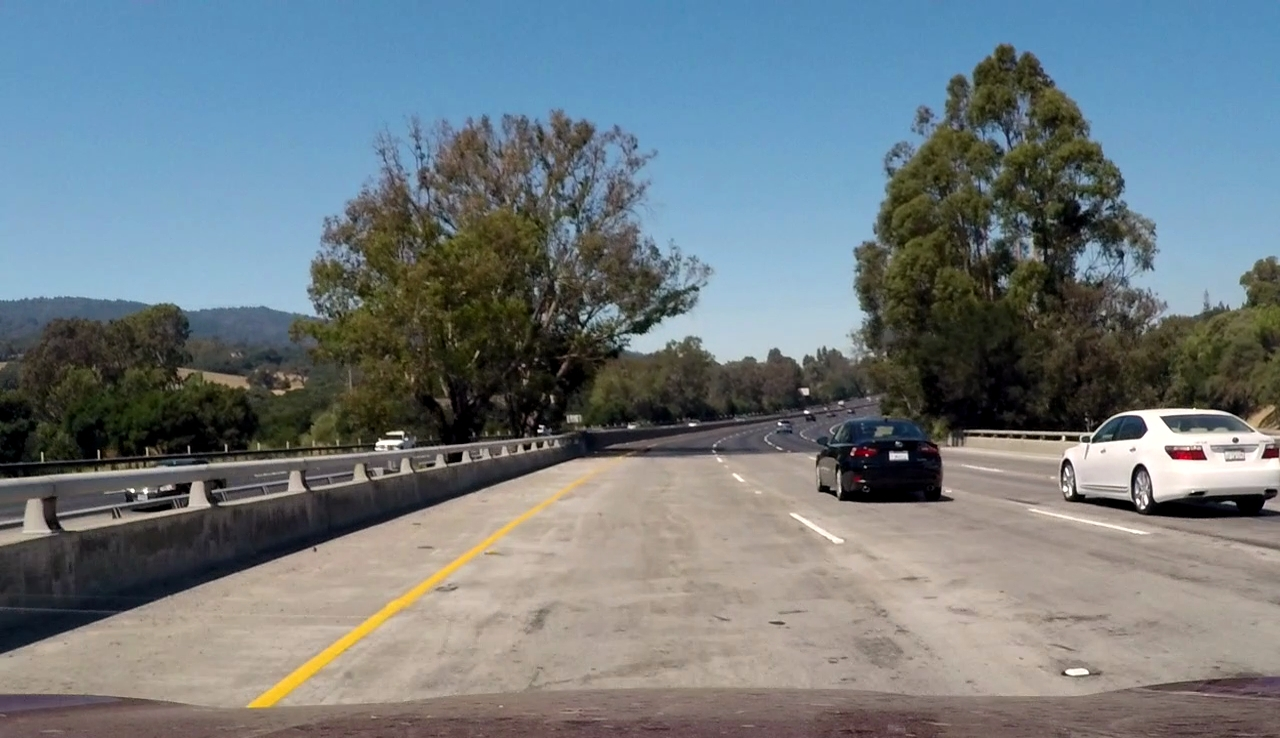
#> input picture Term1/Project1/PyCharm/test_images/CementRoad.jpg, 1280 x 738 px
$ python -i helpers.py   (imports and definitions only)
#> lines starting #> are read from the running program, lines starting #| are printed output that depends on the picture; after the words box and inside, x2 and y2 are one past the last pixel; in counts of white or black regions, pixels touching at a corner belong together
import math
import cv2
import numpy as np


def lane_detect(image):
    """Perform lane detection"""

    # Apply Gaussian blurring
    blur_image = gaussian_blur(image, kernel_size=3)

    # Perform thresholding
    binary_image = threshold_image_gray(blur_image, threshold=220)

    # Perform Canny edge detection
    edge_image = canny(binary_image, low_threshold=150, high_threshold=200)

    # Perform region masking
    ysize = image.shape[0]
    xsize = image.shape[1]
    vertices = np.array([[0, ysize], [xsize, ysize], [xsize * 0.55, 0.6 * ysize], [xsize * 0.45, 0.6 * ysize]],
                        np.int32)
    binary_image_masked = region_of_interest(edge_image, vertices)

    # Apply Hough Transform
    line_image = np.copy(image) * 0  # creating a blank to draw lines on
    line_image = hough_lines(binary_image_masked, rho=1, theta=np.pi / 180, threshold=1, min_line_len=3,
                             max_line_gap=10)

    final_image = weighted_img(line_image, image)

    return final_image


# [11 lines left out: function threshold_image_color, not called in this run]


def threshold_image_gray(img, threshold):
    """
    Performs image thresholding for grayscale images.
    """
    image = np.copy(img)
    idx = img < threshold
    image[idx] = 0
    image[~idx] = 255
    return image


# [13 lines left out: functions histeq, grayscale, not called in this run]
    # Or use BGR2GRAY if you read an image with cv2.imread()
    # return cv2.cvtColor(img, cv2.COLOR_BGR2GRAY)


def grayscale_OpenCV(img):
    """Applies the Grayscale transform"""
    return cv2.cvtColor(img, cv2.COLOR_BGR2GRAY)


def canny(img, low_threshold, high_threshold):
    """Applies the Canny transform"""
    return cv2.Canny(img, low_threshold, high_threshold)


def gaussian_blur(img, kernel_size):
    """Applies a Gaussian Noise kernel"""
    return cv2.GaussianBlur(img, (kernel_size, kernel_size), 0)


def region_of_interest(img, vertices):
    """
    Applies an image mask.

    Only keeps the region of the image defined by the polygon
    formed from `vertices`. The rest of the image is set to black.
    """
    # defining a blank mask to start with
    mask = np.zeros_like(img)

    # defining a 3 channel or 1 channel color to fill the mask with depending on the input image
    if len(img.shape) > 2:
        channel_count = img.shape[2]  # i.e. 3 or 4 depending on your image
        ignore_mask_color = (255,) * channel_count
    else:
        ignore_mask_color = 255

    # filling pixels inside the polygon defined by "vertices" with the fill color
    cv2.fillPoly(mask, [vertices], ignore_mask_color)

    # returning the image only where mask pixels are nonzero
    masked_image = cv2.bitwise_and(img, mask)
    return masked_image


def draw_lines(img, lines, color=[255, 0, 0], thickness=2):
    """
    NOTE: this is the function you might want to use as a starting point once you want to
    average/extrapolate the line segments you detect to map out the full
    extent of the lane (going from the result shown in raw-lines-example.mp4
    to that shown in P1_example.mp4).

    Think about things like separating line segments by their
    slope ((y2-y1)/(x2-x1)) to decide which segments are part of the left
    line vs. the right line.  Then, you can average the position of each of
    the lines and extrapolate to the top and bottom of the lane.

    This function draws `lines` with `color` and `thickness`.
    Lines are drawn on the image inplace (mutates the image).
    If you want to make the lines semi-transparent, think about combining
    this function with the weighted_img() function below
    """
    list_x_left = []
    list_y_left = []
    list_x_right = []
    list_y_right = []
    Y2_LEFT = 0.65 * img.shape[0]
    Y2_RIGHT = 0.65 * img.shape[0]
    Y1_LEFT = img.shape[0]
    Y1_RIGHT = img.shape[0]
    Slope_Left_LLIM = -65 * math.pi / 180
    Slope_Left_ULIM = -25 * math.pi / 180
    Slope_Right_LLIM = 25 * math.pi / 180
    Slope_Right_ULIM = 65 * math.pi / 180
    Sum_SlopeLeft = 0.0
    Sum_SlopeRight = 0.0
    Count_SlopeLeft = 0.0
    Count_SlopeRight = 0.0
    for line in lines:
        for x1, y1, x2, y2 in line:
            thisSlopeAngle = math.atan2(y2 - y1, x2 - x1)
            if x1 <= 0.5*img.shape[1] and x2 <= 0.5*img.shape[1]:
                list_x_left.extend([x1, x2])
                list_y_left.extend([y1, y2])
                Sum_SlopeLeft += thisSlopeAngle
                Count_SlopeLeft += 1.0
            elif x1 >= 0.55*img.shape[1] and x2 >= 0.55*img.shape[1]:
                list_x_right.extend([x1, x2])
                list_y_right.extend([y1, y2])
                Sum_SlopeRight += thisSlopeAngle
                Count_SlopeRight += 1.0

            # cv2.line(img, (x1, y1), (x2, y2), color, thickness)

    if len(list_x_left) >= 2 and len(list_y_left) >= 2:
        min_list_x_left = min(list_x_left)
        max_list_x_left = max(list_x_left)

        list_x_left_array = np.array(list_x_left)
        list_y_left_array = np.array(list_y_left)
        sorted_indices = np.argsort(list_x_left_array)
        list_x_left_array = list_x_left_array[sorted_indices]
        list_y_left_array = list_y_left_array[sorted_indices]
        list_x_left = list_x_left_array.tolist()
        list_y_left = list_y_left_array.tolist()

        COEFFS_LEFT = np.polyfit(list_x_left_array, list_y_left_array, 1)
        if math.tan(Slope_Left_ULIM) >= COEFFS_LEFT[0] >= math.tan(Slope_Left_LLIM):
            X1_LEFT = (Y1_LEFT - COEFFS_LEFT[1])/COEFFS_LEFT[0]
            X2_LEFT = (Y2_LEFT - COEFFS_LEFT[1])/COEFFS_LEFT[0]
            cv2.line(img, (int(X1_LEFT), int(Y1_LEFT)), (int(X2_LEFT), int(Y2_LEFT)), color, thickness)

    if len(list_x_right) >= 2 and len(list_y_right) >= 2:
        min_list_x_right = min(list_x_right)
        max_list_x_right = max(list_x_right)

        list_x_right_array = np.array(list_x_right)
        list_y_right_array = np.array(list_y_right)
        sorted_indices = np.argsort(list_x_right_array)
        list_x_right_array = list_x_right_array[sorted_indices]
        list_y_right_array = list_y_right_array[sorted_indices]
        list_x_right = list_x_right_array.tolist()
        list_y_right = list_y_right_array.tolist()

        COEFFS_RIGHT = np.polyfit(list_x_right_array, list_y_right_array, 1)

        if math.tan(Slope_Right_ULIM) >= COEFFS_RIGHT[0] >= math.tan(Slope_Right_LLIM):
            X1_RIGHT = (Y1_RIGHT - COEFFS_RIGHT[1]) / COEFFS_RIGHT[0]
            X2_RIGHT = (Y2_RIGHT - COEFFS_RIGHT[1]) / COEFFS_RIGHT[0]
            cv2.line(img, (int(X1_RIGHT), int(Y1_RIGHT)), (int(X2_RIGHT), int(Y2_RIGHT)), color, thickness)

def hough_lines(img, rho, theta, threshold, min_line_len, max_line_gap):
    """
    `img` should be the output of a Canny transform.

    Returns an image with hough lines drawn.
    """
    lines = cv2.HoughLinesP(img, rho, theta, threshold, np.array([]), minLineLength=min_line_len,
                            maxLineGap=max_line_gap)
    line_img = np.zeros((img.shape[0], img.shape[1], 3), dtype=np.uint8)
    draw_lines(line_img, lines, thickness=10)
    return line_img


# Python 3 has support for cool math symbols.

def weighted_img(img, initial_img, alpha=0.8, beta=1.0, lambd=0.0):
    """
    `img` is the output of the hough_lines(), An image with lines drawn on it.
    Should be a blank image (all black) with lines drawn on it.

    `initial_img` should be the image before any processing.

    The result image is computed as follows:

    initial_img * alpha + img * beta + lambd
    NOTE: initial_img and img must be the same shape!
    """
    return cv2.addWeighted(initial_img, alpha, img, beta, lambd)

>>> import cv2
>>> picture = cv2.cvtColor(cv2.imread('test_images/CementRoad.jpg'), cv2.COLOR_BGR2RGB)
>>> result = lane_detect(picture)
#> in threshold_image_gray, `idx = img < threshold`:
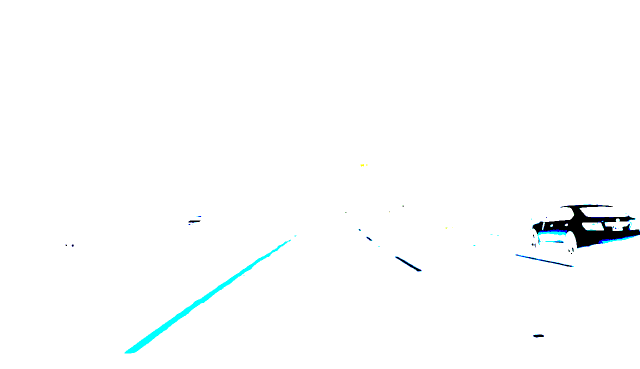
#> idx: shape (738, 1280, 3) bool (shown at 1/2 size); mean R, G, B 0.987, 0.992, 0.993
#> in region_of_interest, `masked_image = cv2.bitwise_and(img, mask)`:
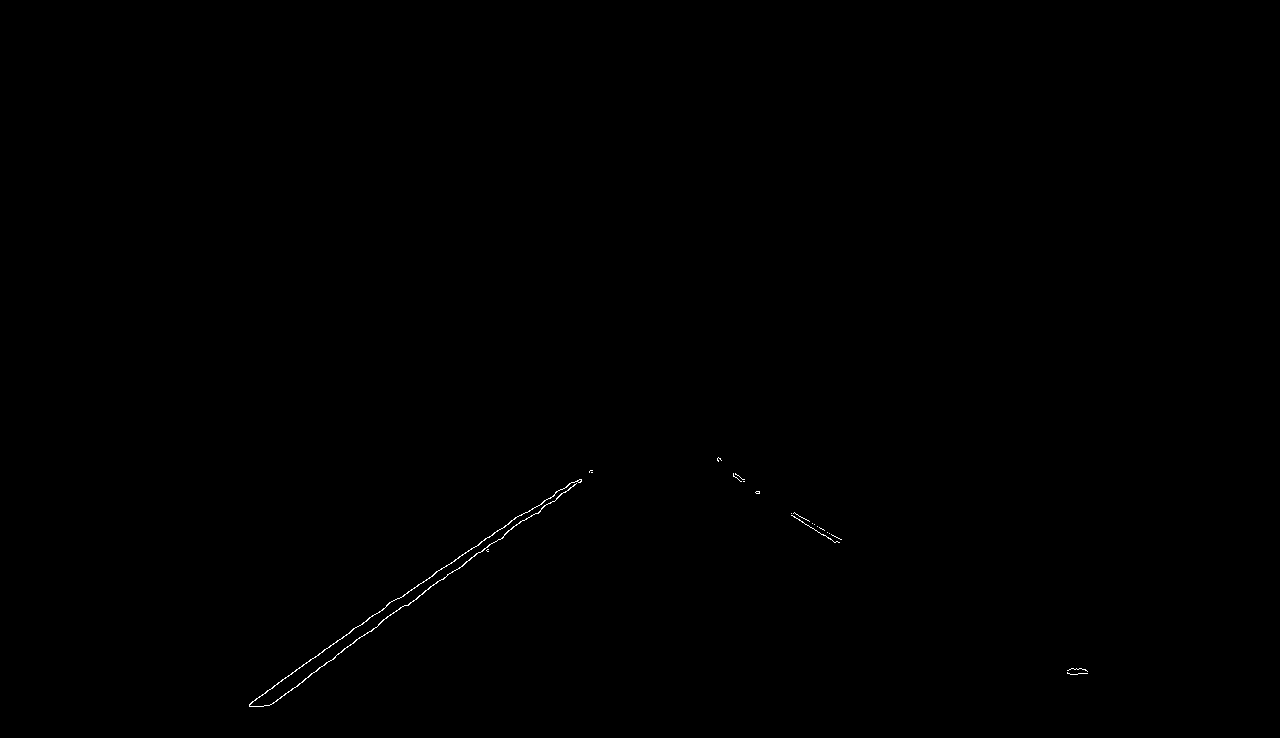
#> masked_image: shape (738, 1280); 0.12% white in thin lines or dots, all inside (x1, y1, x2, y2) = (249, 457, 1088, 707)
#> in hough_lines, `lines = cv2.HoughLinesP(img, rho, theta, threshold, np.array([]), minL..`: lines = 138 rows, first 6: [262, 706, 262, 694], [475, 555, 475, 546], [510, 529, 510, 521], [556, 499, 556, 491], [299, 683, 303, 681], [342, 638, 374, 614]
#> the loop in draw_lines, `for line in lines:` made 138 passes
#> after the loop in draw_lines, `for line in lines:`: Count_SlopeLeft = 115; Count_SlopeRight = 23; Sum_SlopeLeft = -95.06; Sum_SlopeRight = -2.13; list_x_left = 230 values, max 589 at index 109, min 249 at index 90, mean 444.2; list_x_right = 46 values, max 1087 at index 19, min 717 at index 40, mean 884.7; list_y_left = 230 values, max 706 at index 0, min 472 at index 109, mean 573; list_y_right = 46 values, max 674 at index 0, min 457 at index 33, mean 562.3
#> in draw_lines, `min_list_x_left = min(list_x_left)`: min_list_x_left = 249
#> in draw_lines, `max_list_x_left = max(list_x_left)`: max_list_x_left = 589
#> in draw_lines, `list_x_left_array = np.array(list_x_left)`: list_x_left_array has the same summary as list_x_left
#> in draw_lines, `list_y_left_array = np.array(list_y_left)`: list_y_left_array has the same summary as list_y_left
#> in draw_lines, `sorted_indices = np.argsort(list_x_left_array)`: sorted_indices = 230 values, max 229 at index 118, min 0 at index 3, mean 114.5
#> in draw_lines, `list_x_left_array = list_x_left_array[sorted_indices]`: list_x_left_array = 230 values from 249 to 589
#> in draw_lines, `list_y_left_array = list_y_left_array[sorted_indices]`: list_y_left_array = 230 values, max 706 at index 0, min 472 at index 229, mean 573
#> in draw_lines, `list_x_left = list_x_left_array.tolist()`: list_x_left = 230 values from 249 to 589
#> in draw_lines, `list_y_left = list_y_left_array.tolist()`: list_y_left has the same summary as list_y_left_array
#> in draw_lines, `COEFFS_LEFT = np.polyfit(list_x_left_array, list_y_left_array, 1)`: COEFFS_LEFT = [-0.705, 886.1]
#> in draw_lines, `X1_LEFT = (Y1_LEFT - COEFFS_LEFT[1])/COEFFS_LEFT[0]`: X1_LEFT = 210.1
#> in draw_lines, `X2_LEFT = (Y2_LEFT - COEFFS_LEFT[1])/COEFFS_LEFT[0]`: X2_LEFT = 576.5
#> in draw_lines, `min_list_x_right = min(list_x_right)`: min_list_x_right = 717
#> in draw_lines, `max_list_x_right = max(list_x_right)`: max_list_x_right = 1087
#> in draw_lines, `list_x_right_array = np.array(list_x_right)`: list_x_right_array has the same summary as list_x_right
#> in draw_lines, `list_y_right_array = np.array(list_y_right)`: list_y_right_array has the same summary as list_y_right
#> in draw_lines, `sorted_indices = np.argsort(list_x_right_array)`: sorted_indices = 46 values, max 45 at index 23, min 0 at index 41, mean 22.5
#> in draw_lines, `list_x_right_array = list_x_right_array[sorted_indices]`: list_x_right_array = 46 values from 717 to 1087
#> in draw_lines, `list_y_right_array = list_y_right_array[sorted_indices]`: list_y_right_array = 46 values, max 674 at index 32, min 457 at index 2, mean 562.3
#> in draw_lines, `list_x_right = list_x_right_array.tolist()`: list_x_right = 46 values from 717 to 1087
#> in draw_lines, `list_y_right = list_y_right_array.tolist()`: list_y_right has the same summary as list_y_right_array
#> in draw_lines, `COEFFS_RIGHT = np.polyfit(list_x_right_array, list_y_right_array, 1)`: COEFFS_RIGHT = [0.575, 53.31]
#> in draw_lines, `X1_RIGHT = (Y1_RIGHT - COEFFS_RIGHT[1]) / COEFFS_RIGHT[0]`: X1_RIGHT = 1190.2
#> in draw_lines, `X2_RIGHT = (Y2_RIGHT - COEFFS_RIGHT[1]) / COEFFS_RIGHT[0]`: X2_RIGHT = 741.2
#> in weighted_img, `return cv2.addWeighted(initial_img, alpha, img, beta, lambd)`:
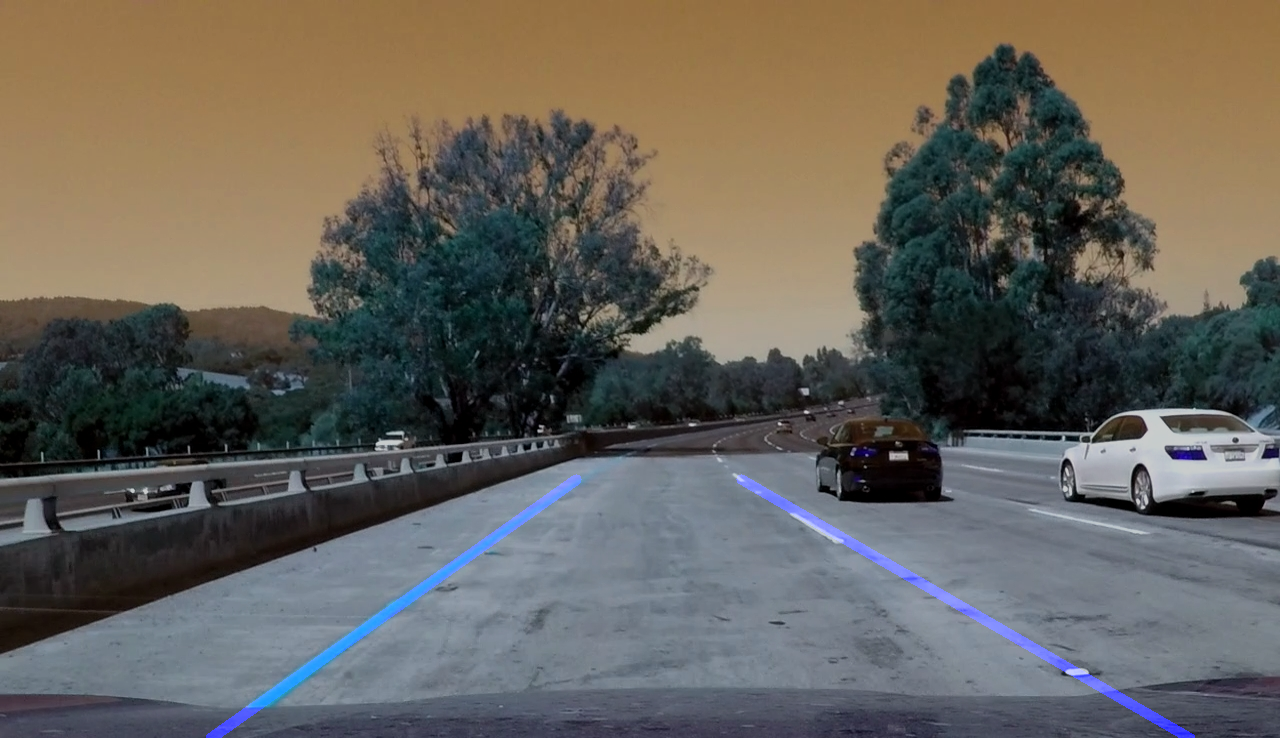
#> returned value: shape (738, 1280, 3); mean of channels 0, 1, 2 90.6, 97.5, 101.3; drawn as B, G, R

$ run again, on Term1/Project1/PyCharm/test_images/solidWhiteCurve.jpg
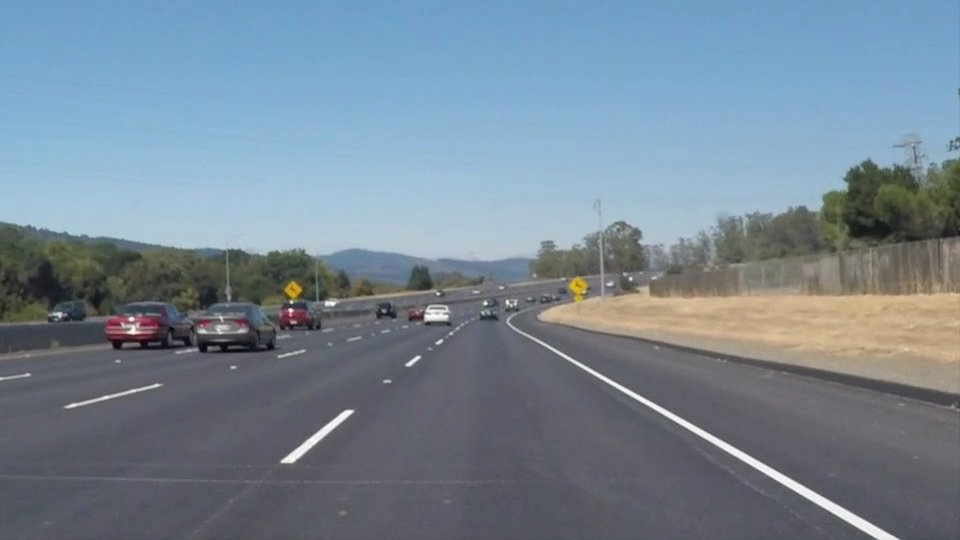
#> input picture Term1/Project1/PyCharm/test_images/solidWhiteCurve.jpg, 960 x 540 px
#> mask: shape (540, 960); 22% white; 1 white region, box (x1, y1, x2, y2) and area: (2, 324, 959, 540) 114047
#> in region_of_interest, `masked_image = cv2.bitwise_and(img, mask)`:
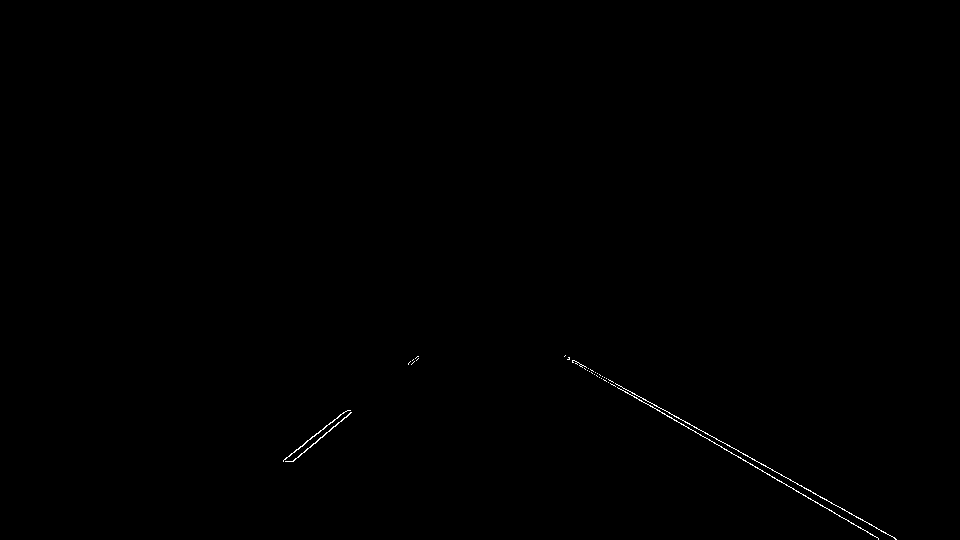
#> masked_image: shape (540, 960); 0.19% white in thin lines or dots, all inside (x1, y1, x2, y2) = (283, 355, 897, 540)
#> line_image: shape (540, 960, 3); every value is 0
#> lines = 269 rows, first 6: [318, 440, 318, 432], [685, 426, 685, 421], [862, 529, 862, 519], [841, 517, 841, 508], [875, 536, 875, 527], [854, 524, 854, 515]
#> the loop in draw_lines, `for line in lines:` made 269 passes
#> after the loop in draw_lines, `for line in lines:`: Count_SlopeLeft = 42; Count_SlopeRight = 227; Sum_SlopeLeft = -45.77; Sum_SlopeRight = -319.5; list_x_left = 84 values, max 414 at index 73, min 283 at index 28, mean 326.1; list_x_right = 454 values, max 894 at index 133, min 565 at index 46, mean 739.1; list_y_left = 84 values, max 461 at index 28, min 359 at index 15, mean 429.8; list_y_right = 454 values, max 539 at index 28, min 355 at index 46, mean 454.3
#> min_list_x_left = 283
#> max_list_x_left = 414
#> in draw_lines, `list_x_left_array = np.array(list_x_left)`: list_x_left_array has the same summary as list_x_left
#> in draw_lines, `list_y_left_array = np.array(list_y_left)`: list_y_left_array has the same summary as list_y_left
#> in draw_lines, `sorted_indices = np.argsort(list_x_left_array)`: sorted_indices = 84 values, max 83 at index 17, min 0 at index 37, mean 41.5
#> in draw_lines, `list_x_left_array = list_x_left_array[sorted_indices]`: list_x_left_array = 84 values from 283 to 414
#> in draw_lines, `list_y_left_array = list_y_left_array[sorted_indices]`: list_y_left_array = 84 values, max 461 at index 0, min 359 at index 82, mean 429.8
#> in draw_lines, `list_x_left = list_x_left_array.tolist()`: list_x_left = 84 values from 283 to 414
#> in draw_lines, `list_y_left = list_y_left_array.tolist()`: list_y_left has the same summary as list_y_left_array
#> COEFFS_LEFT = [-0.79, 687.4]
#> X1_LEFT = 186.6
#> X2_LEFT = 425.8
#> min_list_x_right = 565
#> max_list_x_right = 894
#> in draw_lines, `list_x_right_array = np.array(list_x_right)`: list_x_right_array has the same summary as list_x_right
#> in draw_lines, `list_y_right_array = np.array(list_y_right)`: list_y_right_array has the same summary as list_y_right
#> in draw_lines, `sorted_indices = np.argsort(list_x_right_array)`: sorted_indices = 454 values, max 453 at index 264, min 0 at index 142, mean 226.5
#> in draw_lines, `list_x_right_array = list_x_right_array[sorted_indices]`: list_x_right_array = 454 values from 565 to 894
#> in draw_lines, `list_y_right_array = list_y_right_array[sorted_indices]`: list_y_right_array = 454 values, max 539 at index 449, min 355 at index 0, mean 454.3
#> in draw_lines, `list_x_right = list_x_right_array.tolist()`: list_x_right = 454 values from 565 to 894
#> in draw_lines, `list_y_right = list_y_right_array.tolist()`: list_y_right has the same summary as list_y_right_array
#> COEFFS_RIGHT = [0.565, 36.61]
#> X1_RIGHT = 890.7
#> X2_RIGHT = 556.3
#> in weighted_img, `return cv2.addWeighted(initial_img, alpha, img, beta, lambd)`:
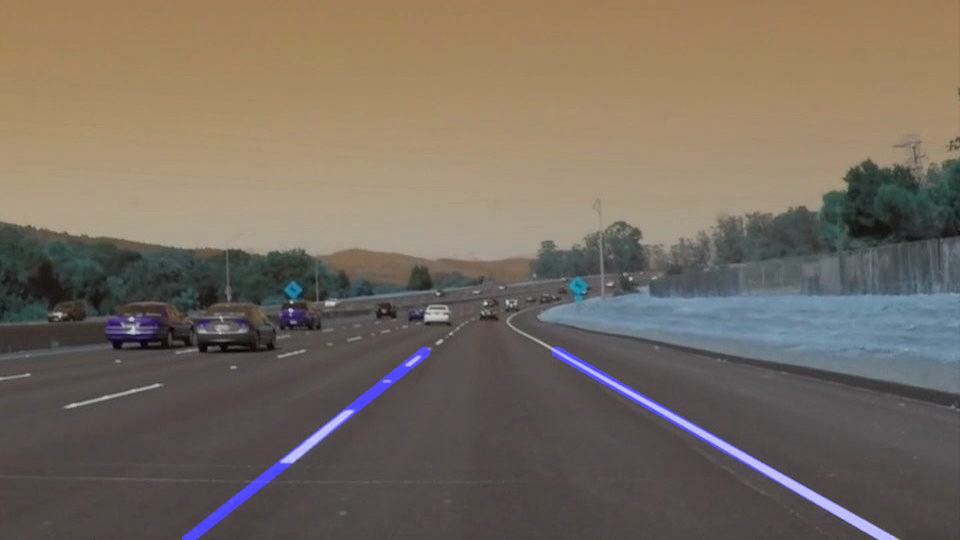
#> returned value: shape (540, 960, 3); mean of channels 0, 1, 2 96.6, 107.6, 118.5; drawn as B, G, R
